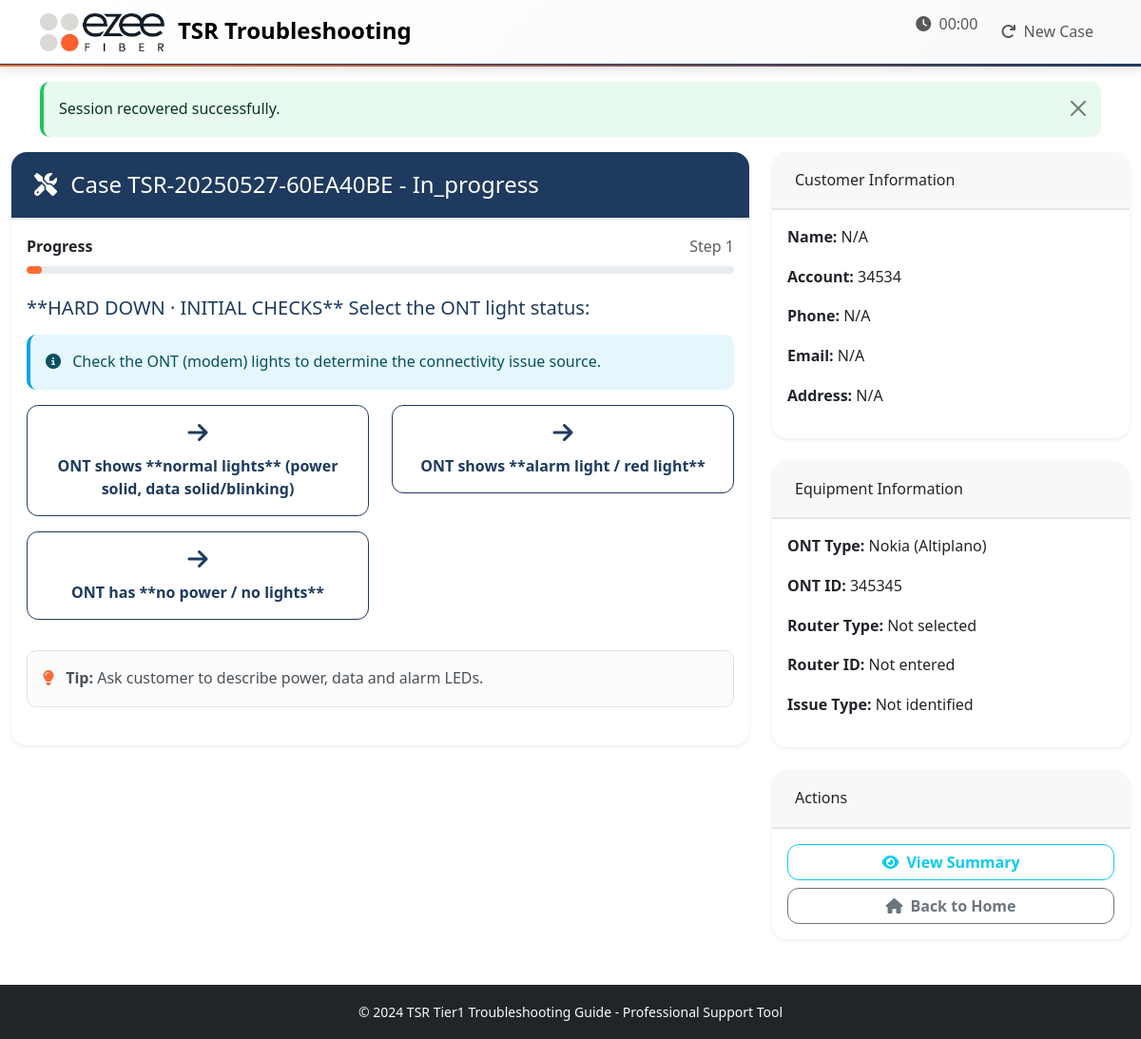
Screenshot of /troubleshoot with the database file from the repository.
### models.py (models this page shows, shortened)
class TroubleshootingCase(db.Model):
    id = db.Column(db.Integer, primary_key=True)
    session_id = db.Column(db.String(100), nullable=False)
    case_number = db.Column(db.String(50), unique=True, nullable=False)
    customer_info = db.Column(db.Text)  # JSON string
    ont_type = db.Column(db.String(50))
    ont_id = db.Column(db.String(50))  # ONT identifier (flexible format)
    router_type = db.Column(db.String(50))
    router_id = db.Column(db.String(50))  # Router identifier (flexible format)
    issue_type = db.Column(db.String(100))
    resolution = db.Column(db.String(200))
    status = db.Column(db.String(20), default='in_progress')  # in_progress, resolved, escalated, unresolved
    created_at = db.Column(db.DateTime, default=datetime.utcnow)
    completed_at = db.Column(db.DateTime)
    start_time = db.Column(db.Float)  # timestamp
    end_time = db.Column(db.Float)  # timestamp
    def get_customer_info(self):
        if self.customer_info:
            return json.loads(self.customer_info)
        return {}

### routes.py (the view)
@app.route('/troubleshoot')
def troubleshoot():
    case_id = session.get('case_id')
    if not case_id:
        recent_case = TroubleshootingCase.query.filter_by(status='in_progress').order_by(TroubleshootingCase.created_at.desc()).first()
        if recent_case:
            session.permanent = True
            session['case_id'] = recent_case.id
            case_id = recent_case.id
            flash('Session recovered successfully.', 'success')
        else:
            flash('No active troubleshooting case found. Please start a new case.', 'warning')
            return redirect(url_for('index'))
    case = TroubleshootingCase.query.get_or_404(case_id)
    current_step_id = session.get('current_step', 'START')
    step_history = session.get('step_history', [])
    current_step = TROUBLESHOOTING_STEPS.get(current_step_id, {})
    total_possible_steps = len(TROUBLESHOOTING_STEPS)
    current_progress = min(len(step_history) + 1, total_possible_steps)
    progress_percentage = (current_progress / total_possible_steps) * 100
    return render_template('troubleshoot_final.html',
                         case=case,
                         current_step=current_step,
                         current_step_id=current_step_id,
                         step_history=step_history,
                         progress_percentage=progress_percentage,
                         step_number=len(step_history) + 1)

### templates/troubleshoot_final.html (shortened to what this page needs)
{% extends "base.html" %}
{% block content %}
<div class="container-fluid">
    <div class="row">
        <div class="col-lg-8">
            <div class="card shadow-sm">
                <div class="card-header bg-primary text-white">
                    <h4 class="mb-0">
                        <i class="fas fa-tools me-2"></i>
                        Case {{ case.case_number }} - {{ case.status|title }}
                    </h4>
                </div>
                <div class="card-body">
                    <div class="mb-4">
                        <div class="d-flex justify-content-between align-items-center mb-2">
                            <span class="fw-bold">Progress</span>
                            <span class="text-muted">Step {{ step_number }}</span>
                        </div>
                        <div class="progress" style="height: 8px;">
                            <div class="progress-bar" role="progressbar"
                                 style="width: {{ progress_percentage }}%"></div>
                        </div>
                    </div>
                    <div class="mb-4">
                        {% if current_step and current_step.question %}
                            <h5 class="text-primary mb-3">{{ current_step.question }}</h5>
                            {% if current_step.description %}
                            <div class="alert alert-info">
                                <i class="fas fa-info-circle me-2"></i>
                                {{ current_step.description }}
                            </div>
                            {% endif %}
                            <form method="POST" action="{{ url_for('next_step') }}">
                                {% if current_step.options %}
                                <div class="row">
                                    {% for option, next_step in current_step.options.items() %}
                                    <div class="col-md-6 mb-3">
                                        <button type="submit" name="next_step" value="{{ next_step }}"
                                                class="btn btn-outline-primary w-100 p-3"
                                                onclick="document.querySelector('input[name=action_taken]').value='{{ option }}'">
                                            <div class="mb-2">
                                                <i class="fas fa-arrow-right text-primary" style="font-size: 24px;"></i>
                                            </div>
                                            <div>
                                                <strong>{{ option }}</strong>
                                            </div>
                                        </button>
                                    </div>
                                    {% endfor %}
                                </div>
                                {% endif %}
                            </form>
                            {% if current_step.help_text %}
                            <div class="alert alert-light border mt-3">
                                <i class="fas fa-lightbulb me-2 text-warning"></i>
                                <strong>Tip:</strong> {{ current_step.help_text }}
                            </div>
                            {% endif %}
                        {% else %}
                            <div class="alert alert-warning">
                                <h5>Troubleshooting Step Ready</h5>
                                <p>Current Step: {{ current_step_id }}</p>
                                <a href="{{ url_for('index') }}" class="btn btn-primary">Start New Case</a>
                            </div>
                        {% endif %}
                    </div>
                </div>
            </div>
        </div>
        <div class="col-lg-4">
            <div class="card shadow-sm mb-4">
                <div class="card-header">
                    <h6 class="mb-0">Customer Information</h6>
                </div>
                <div class="card-body">
                    {% set customer = case.get_customer_info() %}
                    <p><strong>Name:</strong> {{ customer.name or 'N/A' }}</p>
                    <p><strong>Account:</strong> {{ customer.account or 'N/A' }}</p>
                    <p><strong>Phone:</strong> {{ customer.phone or 'N/A' }}</p>
                    <p><strong>Email:</strong> {{ customer.email or 'N/A' }}</p>
                    <p><strong>Address:</strong> {{ customer.address or 'N/A' }}</p>
                </div>
            </div>
            <div class="card shadow-sm mb-4">
                <div class="card-header">
                    <h6 class="mb-0">Equipment Information</h6>
                </div>
                <div class="card-body">
                    <p><strong>ONT Type:</strong> {{ case.ont_type or 'Not selected' }}</p>
                    <p><strong>ONT ID:</strong> {{ case.ont_id or 'Not entered' }}</p>
                    <p><strong>Router Type:</strong> {{ case.router_type or 'Not selected' }}</p>
                    <p><strong>Router ID:</strong> {{ case.router_id or 'Not entered' }}</p>
                    <p><strong>Issue Type:</strong> {{ case.issue_type or 'Not identified' }}</p>
                </div>
            </div>
            <div class="card shadow-sm">
                <div class="card-header">
                    <h6 class="mb-0">Actions</h6>
                </div>
                <div class="card-body">
                    <div class="d-grid gap-2">
                        <a href="{{ url_for('case_summary', case_id=case.id) }}" class="btn btn-outline-info w-100">
                            <i class="fas fa-eye me-2"></i>View Summary
                        </a>
                        <a href="{{ url_for('index') }}" class="btn btn-outline-secondary w-100">
                            <i class="fas fa-home me-2"></i>Back to Home
                        </a>
                    </div>
                </div>
            </div>
        </div>
    </div>
</div>
{% endblock %}

### static/css/custom.css (style rules this page uses)
:root { --primary-color: 0 84% 60%; --success-color: 142 71% 45%; --info-color: 199 89% 48%; --warning-color: 45 100% 51%; --danger-color: 354 70% 54%; }
body { font-family: 'Segoe UI', Tahoma, Geneva, Verdana, sans-serif; line-height: 1.6; }
.card { border: none; box-shadow: 0 2px 8px rgba(0, 0, 0, 0.1); border-radius: 12px; transition: transform 0.2s ease, box-shadow 0.2s ease; }
.card-header { border-radius: 12px 12px 0 0 !important; border-bottom: none; padding: 1.25rem 1.5rem; }
.progress { border-radius: 10px; background-color: var(--bs-gray-200); }
.progress-bar { border-radius: 10px; transition: width 0.6s ease; }
.alert { border: none; border-radius: 10px; border-left: 4px solid; }
.alert-info { border-left-color: hsl(var(--info-color)); background-color: hsl(var(--info-color) / 0.1); }
.btn { border-radius: 8px; font-weight: 500; transition: all 0.2s ease; }

### static/css/ezee-theme.css (style rules this page uses)
:root { --ezee-navy: #1e3a5f; --ezee-orange: #ff6b35; --ezee-light-grey: #e5e5e5; --ezee-dark-grey: #6c757d; --ezee-white: #ffffff; }
.bg-primary { background-color: var(--ezee-navy) !important; }
.btn-outline-primary { color: var(--ezee-navy); border-color: var(--ezee-navy); }
.text-primary { color: var(--ezee-navy) !important; }
.progress-bar { background-color: var(--ezee-orange); }
.card { border: none; border-radius: 16px; box-shadow: 0 8px 25px rgba(0, 0, 0, 0.1); transition: all 0.3s ease; }
.card-header { border-radius: 16px 16px 0 0 !important; border-bottom: 2px solid var(--ezee-light-grey); }
.btn { border-radius: 12px; font-weight: 600; transition: all 0.3s cubic-bezier(0.4, 0, 0.2, 1); position: relative; overflow: hidden; }
.text-warning { color: var(--ezee-orange) !important; }

### rows the page displays
TroubleshootingCase: case_number "TSR-20250527-60EA40BE", status "In_progress", ont_type "Nokia (Altiplano)", ont "345345", router_type "Not selected", issue_type "Not identified"

### other values shown
{{ message }} "Session recovered successfully."
{{ step_number }} "1"
{{ current_step.question }} "**HARD DOWN · INITIAL CHECKS** Select the ONT light status:"
{{ current_step.description }} "Check the ONT (modem) lights to determine the connectivity issue source."
{{ option }} "ONT shows **normal lights** (power solid, data solid/blinking)" "ONT shows **alarm light / red light**" "ONT has **no power / no lights**"
{{ current_step.help_text }} "Ask customer to describe power, data and alarm LEDs."
{{ customer.name or 'N/A' }} "N/A"
{{ customer.account or 'N/A' }} "34534"
{{ customer.phone or 'N/A' }} "N/A"
{{ customer.email or 'N/A' }} "N/A"
{{ customer.address or 'N/A' }} "N/A"
{{ case.router_id or 'Not entered' }} "Not entered"
